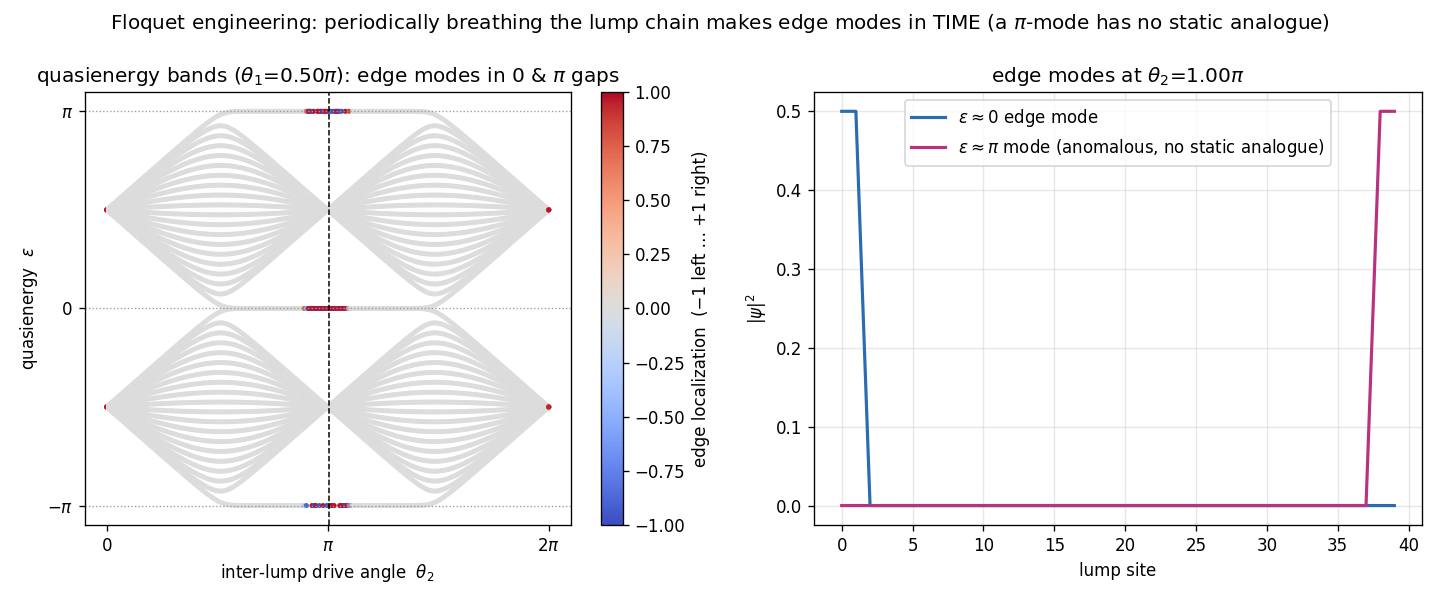

Source code (Python):
"""
Frontier prototype 8: Floquet engineering -> a TIME route to topological edge modes.

Breathe the lump chain periodically instead of twisting it in space. Model the
whispering-gallery chain as a driven tight-binding lattice with a two-step cycle:
for half a period the intra-lump bonds are on (angle th1), for the other half the
inter-lump bonds are (angle th2) -- exactly what a breathing lump chain does to its
hopping. The one-period (Floquet) operator
      U = R_inter(th2) . R_intra(th1)
has QUASIENERGY bands; on an open chain, edge modes appear in BOTH gaps -- at
quasienergy 0 (a static-like edge mode) AND at the Floquet-only value eps=pi (an
"anomalous" pi-mode with no static analogue). This is the time-domain sibling of the
chiral-twist edge modes built in space (topological.py): drive, don't twist.

Because the intra/inter bond operators are block-diagonal 2x2 (sigma_x) blocks, each
half-step is an exact block rotation exp(-i th sigma_x) = cos th - i sin th sigma_x,
so no numerical matrix exponential is needed.
"""
import numpy as np
import matplotlib
matplotlib.use("Agg")
import matplotlib.pyplot as plt

OUT = "/home/thorax/nls_lumpy_torus"
Ncell = 20
Ns = 2 * Ncell
intra_pairs = [(2 * n, 2 * n + 1) for n in range(Ncell)]          # (0,1),(2,3),...
inter_pairs = [(2 * n + 1, 2 * n + 2) for n in range(Ncell - 1)]  # (1,2),(3,4),...  ends free
site = np.arange(Ns)
center = (Ns - 1) / 2.0


def rot(theta, pairs):
    """exp(-i theta * H) for H a sum of sigma_x on disjoint site pairs (ends -> identity)."""
    M = np.eye(Ns, dtype=complex)
    c, s = np.cos(theta), -1j * np.sin(theta)
    for a, b in pairs:
        M[a, a] = c; M[b, b] = c; M[a, b] = s; M[b, a] = s
    return M


def floquet(U_intra, th2):
    w, v = np.linalg.eig(rot(th2, inter_pairs) @ U_intra)
    eps = np.angle(w)
    edge = np.sum(np.abs(v) ** 2 * ((site[:, None] - center) / center), axis=0)   # -1..+1
    return eps, edge, v


def has_edge(eps, edge, target, sign=0):
    d = np.abs(np.angle(np.exp(1j * (eps - target))))            # circular distance to target
    mask = (d < 0.4) & (np.abs(edge) > 0.5)
    if sign > 0:
        mask &= edge > 0
    elif sign < 0:
        mask &= edge < 0
    cand = np.where(mask)[0]
    return cand[np.argmax(np.abs(edge[cand]))] if len(cand) else None


# search (th1, th2) for a point hosting BOTH a 0-edge and a pi-edge mode
th2s = np.linspace(0.0, 2 * np.pi, 240)
best = None
for th1 in np.linspace(0.15, 0.85, 15) * np.pi:
    Ui = rot(th1, intra_pairs)
    n_both, star = 0, None
    for th2 in th2s:
        eps, edge, _ = floquet(Ui, th2)
        if has_edge(eps, edge, 0.0) is not None and has_edge(eps, edge, np.pi) is not None:
            n_both += 1
            if star is None or abs(th2 - np.pi) < abs(star - np.pi):
                star = th2
    if n_both and (best is None or n_both > best[1]):
        best = (th1, n_both, star)
th1, nb, th2_star = best
print(f"chosen th1={th1/np.pi:.3f}pi  th2*={th2_star/np.pi:.3f}pi  (both-gap points: {nb})", flush=True)

Ui = rot(th1, intra_pairs)
EPS = np.zeros((len(th2s), Ns)); EDGE = np.zeros((len(th2s), Ns))
for i, th2 in enumerate(th2s):
    e, ed, _ = floquet(Ui, th2)
    EPS[i], EDGE[i] = e, ed

eps0, edge0, v0 = floquet(Ui, th2_star)
# pick the 0-mode on the LEFT edge and the pi-mode on the RIGHT edge so they are
# visually distinct (each gap hosts a mode on both edges by symmetry)
_iz = has_edge(eps0, edge0, 0.0, sign=-1)
i_zero = _iz if _iz is not None else has_edge(eps0, edge0, 0.0)
_ip = has_edge(eps0, edge0, np.pi, sign=+1)
i_pi = _ip if _ip is not None else has_edge(eps0, edge0, np.pi)

fig, ax = plt.subplots(1, 2, figsize=(12, 5))
sc = ax[0].scatter(np.repeat(th2s, Ns), EPS.ravel(), c=EDGE.ravel(), cmap="coolwarm", s=4, vmin=-1, vmax=1)
for y in (-np.pi, 0, np.pi):
    ax[0].axhline(y, color="0.6", lw=0.8, ls=":")
ax[0].axvline(th2_star, color="k", lw=0.9, ls="--")
ax[0].set_xlabel(r"inter-lump drive angle  $\theta_2$")
ax[0].set_ylabel(r"quasienergy  $\varepsilon$")
ax[0].set_yticks([-np.pi, 0, np.pi]); ax[0].set_yticklabels([r"$-\pi$", "0", r"$\pi$"])
ax[0].set_xticks([0, np.pi, 2 * np.pi]); ax[0].set_xticklabels(["0", r"$\pi$", r"$2\pi$"])
ax[0].set_title(rf"quasienergy bands ($\theta_1$={th1/np.pi:.2f}$\pi$): edge modes in 0 & $\pi$ gaps")
cb = fig.colorbar(sc, ax=ax[0]); cb.set_label("edge localization  (−1 left … +1 right)")

if i_zero is not None:
    ax[1].plot(site, np.abs(v0[:, i_zero]) ** 2, color="#2b6cb0", lw=1.9,
               label=rf"$\varepsilon\approx0$ edge mode")
if i_pi is not None:
    ax[1].plot(site, np.abs(v0[:, i_pi]) ** 2, color="#b83280", lw=1.9,
               label=r"$\varepsilon\approx\pi$ mode (anomalous, no static analogue)")
ax[1].set_xlabel("lump site"); ax[1].set_ylabel(r"$|\psi|^2$")
ax[1].set_title(rf"edge modes at $\theta_2$={th2_star/np.pi:.2f}$\pi$")
ax[1].legend(); ax[1].grid(alpha=0.3)

fig.suptitle(r"Floquet engineering: periodically breathing the lump chain makes edge modes in TIME "
             r"(a $\pi$-mode has no static analogue)", fontsize=12)
fig.tight_layout()
fig.savefig(f"{OUT}/floquet.png", dpi=120)
zt = f"{eps0[i_zero]:+.3f}/{edge0[i_zero]:+.2f}" if i_zero is not None else "none"
pt = f"{eps0[i_pi]:+.3f}/{edge0[i_pi]:+.2f}" if i_pi is not None else "none"
print(f"wrote floquet.png  (0-mode eps/edge={zt};  pi-mode eps/edge={pt})", flush=True)
